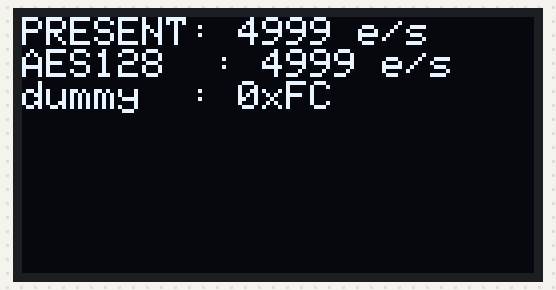
This sketch was run on a simulated ESP8266 (NodeMCU). Parts: 128×64 one-colour display. Random numbers use the default seed unless the sketch sets one; what the sketch prints to the serial monitor is not drawn.

Above: at 10.7 s.

The sketch:

PrototypeDisplay.ino
```cpp
#include <Arduino.h>
#include <Wire.h>
#include <ESP8266WiFi.h>            // for ESP.getCycleCount()
#include <Adafruit_GFX.h>
#include <Adafruit_SSD1306.h>
#include <string.h>                 // for memcpy
#include "aes.h"                    // tiny-AES-c header

// I2C pins for onboard OLED
#define SDA_PIN 14  // D6 = GPIO12
#define SCL_PIN 12  // D5 = GPIO14

// OLED setup
#define SCREEN_W 128
#define SCREEN_H 64
Adafruit_SSD1306 display(SCREEN_W, SCREEN_H, &Wire);

// PRESENT-80 S-box and P-layer (unchanged) …
static const uint8_t SBOX[16] = {
  0xC,0x5,0x6,0xB,0x9,0x0,0xA,0xD,
  0x3,0xE,0xF,0x8,0x4,0x7,0x1,0x2
};
static const uint8_t PBOX[64] = {
     0,16,32,48, 1,17,33,49,
     2,18,34,50, 3,19,35,51,
     4,20,36,52, 5,21,37,53,
     6,22,38,54, 7,23,39,55,
     8,24,40,56, 9,25,41,57,
    10,26,42,58,11,27,43,59,
    12,28,44,60,13,29,45,61,
    14,30,46,62,15,31,47,63
};

// Key expansion & encrypt routines (unchanged) …
static void generate_round_keys(uint8_t rk[32][8], const uint8_t K[10]) {
  uint8_t state[10];
  memcpy(state, K, 10);
  for(int round = 1; round <= 32; round++) {
    memcpy(rk[round-1], state, 8);
    uint8_t tmp[10];
    for(int i = 0; i < 10; i++) tmp[i] = state[(i + 7) % 10];
    tmp[0] = (uint8_t)((SBOX[tmp[0] >> 4] << 4) | (tmp[0] & 0x0F));
    tmp[1] ^= (uint8_t)(round & 0x1F) << 3;
    memcpy(state, tmp, 10);
  }
}

static void present_encrypt(uint8_t out[8], const uint8_t in[8], uint8_t rk[32][8]) {
  uint8_t st[8];
  memcpy(st, in, 8);
  for(int r = 0; r < 31; r++) {
    for(int i = 0; i < 8; i++) st[i] ^= rk[r][i];
    for(int i = 0; i < 8; i++) {
      uint8_t hi = SBOX[st[i] >> 4], lo = SBOX[st[i] & 0x0F];
      st[i] = (hi << 4) | lo;
    }
    uint8_t tmp2[8] = {0};
    for(int b = 0; b < 64; b++) {
      uint8_t bit = (st[b/8] >> (b%8)) & 1;
      int pos = PBOX[b];
      tmp2[pos/8] |= bit << (pos%8);
    }
    memcpy(st, tmp2, 8);
  }
  for(int i = 0; i < 8; i++) out[i] = st[i] ^ rk[31][i];
}

// Globals
uint8_t rk80[32][8];
uint8_t K80[10] = {0};
AES_ctx aes_ctx;
uint8_t K128[16] = {0};
volatile uint8_t black_hole;
uint8_t pt8[8], ct8[8], pt16[16];

void setup() {
  Serial.begin(115200);
  delay(100);

  // Init I²C & OLED
  Wire.begin(SDA_PIN, SCL_PIN);
  if (!display.begin(SSD1306_SWITCHCAPVCC, 0x3C)) {
    Serial.println("OLED init failed");
    while (1);
  }
  display.clearDisplay();
  display.setTextSize(1);
  display.setTextColor(WHITE);
  display.setCursor(0,0);
  display.println("Benchmarking...");
  display.display();
  delay(500);

  // Prepare keys
  black_hole = 0;
  AES_init_ctx(&aes_ctx, K128);
  generate_round_keys(rk80, K80);

  const int N = 50000;
  uint32_t t0, dt;
  float rateP, rateA;

  // --- PRESENT-80 benchmark ---
  t0 = ESP.getCycleCount();
  for (int i = 0; i < N; i++) {
    for (int j = 0; j < 8; j++) pt8[j] = random(256);
    present_encrypt(ct8, pt8, rk80);
    black_hole ^= ct8[0];
    yield();
  }
  dt = ESP.getCycleCount() - t0;
  rateP = N / (dt / 80e6f);

  // --- AES-128 benchmark ---
  t0 = ESP.getCycleCount();
  for (int i = 0; i < N; i++) {
    for (int j = 0; j < 16; j++) pt16[j] = random(256);
    AES_ECB_encrypt(&aes_ctx, pt16);
    black_hole ^= pt16[0];
    yield();
  }
  dt = ESP.getCycleCount() - t0;
  rateA = N / (dt / 80e6f);

  // --- Display on OLED ---
  display.clearDisplay();
  // Line 1
  display.setCursor(0,  0);
  display.print("PRESENT: ");
  display.print((int)rateP);
  display.print(" e/s");
  // Line 2 (y = 8px)
  display.setCursor(0,  8);
  display.print("AES128  : ");
  display.print((int)rateA);
  display.print(" e/s");
  // Line 3 (y = 16px)
  char buf[10];
  sprintf(buf, "0x%02X", black_hole);
  display.setCursor(0, 16);
  display.print("dummy  : ");
  display.print(buf);

  display.display();

  // Also send to Serial
  Serial.printf("PRESENT: %.0f enc/s\n", rateP);
  Serial.printf("AES128  : %.0f enc/s\n", rateA);
  Serial.printf("dummy  : %s\n", buf);
}

void loop() {
  // nothing to do
}
```

aes.h
```cpp
#ifndef _AES_H_
#define _AES_H_

#include <stdint.h>
#include <stddef.h>

// #define the macros below to 1/0 to enable/disable the mode of operation.
//
// CBC enables AES encryption in CBC-mode of operation.
// CTR enables encryption in counter-mode.
// ECB enables the basic ECB 16-byte block algorithm. All can be enabled simultaneously.

// The #ifndef-guard allows it to be configured before #include'ing or at compile time.
#ifdef __cplusplus
extern "C" {
#endif

#ifndef CBC
  #define CBC 1
#endif

#ifndef ECB
  #define ECB 1
#endif

#ifndef CTR
  #define CTR 1
#endif


#define AES128 1
//#define AES192 1
//#define AES256 1

#define AES_BLOCKLEN 16 // Block length in bytes - AES is 128b block only

#if defined(AES256) && (AES256 == 1)
    #define AES_KEYLEN 32
    #define AES_keyExpSize 240
#elif defined(AES192) && (AES192 == 1)
    #define AES_KEYLEN 24
    #define AES_keyExpSize 208
#else
    #define AES_KEYLEN 16   // Key length in bytes
    #define AES_keyExpSize 176
#endif

struct AES_ctx
{
  uint8_t RoundKey[AES_keyExpSize];
#if (defined(CBC) && (CBC == 1)) || (defined(CTR) && (CTR == 1))
  uint8_t Iv[AES_BLOCKLEN];
#endif
};

void AES_init_ctx(struct AES_ctx* ctx, const uint8_t* key);
#if (defined(CBC) && (CBC == 1)) || (defined(CTR) && (CTR == 1))
void AES_init_ctx_iv(struct AES_ctx* ctx, const uint8_t* key, const uint8_t* iv);
void AES_ctx_set_iv(struct AES_ctx* ctx, const uint8_t* iv);
#endif

#if defined(ECB) && (ECB == 1)
// buffer size is exactly AES_BLOCKLEN bytes;
// you need only AES_init_ctx as IV is not used in ECB
// NB: ECB is considered insecure for most uses
void AES_ECB_encrypt(const struct AES_ctx* ctx, uint8_t* buf);
void AES_ECB_decrypt(const struct AES_ctx* ctx, uint8_t* buf);

#endif // #if defined(ECB) && (ECB == !)


#if defined(CBC) && (CBC == 1)
// buffer size MUST be mutile of AES_BLOCKLEN;
// Suggest https://en.wikipedia.org/wiki/Padding_(cryptography)#PKCS7 for padding scheme
// NOTES: you need to set IV in ctx via AES_init_ctx_iv() or AES_ctx_set_iv()
//        no IV should ever be reused with the same key
void AES_CBC_encrypt_buffer(struct AES_ctx* ctx, uint8_t* buf, size_t length);
void AES_CBC_decrypt_buffer(struct AES_ctx* ctx, uint8_t* buf, size_t length);

#endif // #if defined(CBC) && (CBC == 1)


#if defined(CTR) && (CTR == 1)

// Same function for encrypting as for decrypting.
// IV is incremented for every block, and used after encryption as XOR-compliment for output
// Suggesting https://en.wikipedia.org/wiki/Padding_(cryptography)#PKCS7 for padding scheme
// NOTES: you need to set IV in ctx with AES_init_ctx_iv() or AES_ctx_set_iv()
//        no IV should ever be reused with the same key
void AES_CTR_xcrypt_buffer(struct AES_ctx* ctx, uint8_t* buf, size_t length);

#endif // #if defined(CTR) && (CTR == 1)

#ifdef __cplusplus
}
#endif


#endif // _AES_H_
```

Source omitted: aes.c (19015 bytes)
